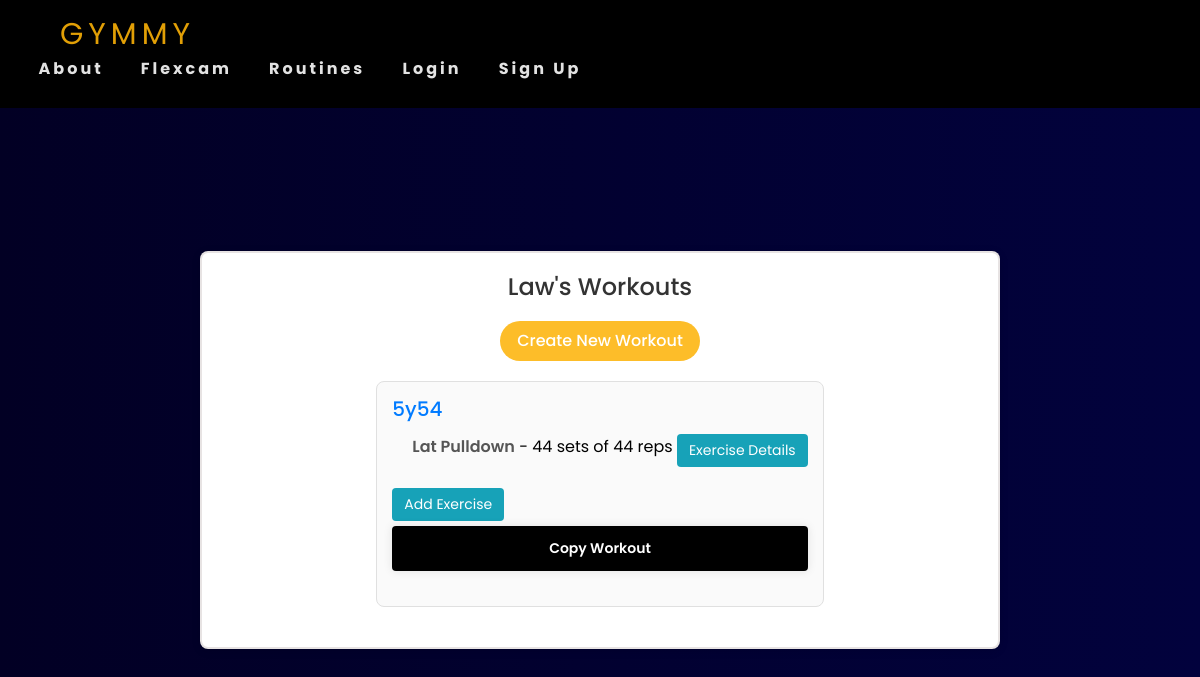
/my_workouts/Law/, run on the app's committed database.
### gymmy/models.py (models this page shows, shortened)
class Workout(models.Model):
    user = models.ForeignKey(User, on_delete=models.CASCADE, related_name='workouts')
    name = models.CharField(max_length=50)

class WorkoutExercise(models.Model):
    workout = models.ForeignKey(Workout, on_delete=models.CASCADE, related_name='exercises')
    routine = models.ForeignKey(Routines, on_delete=models.CASCADE)
    reps = models.PositiveIntegerField(default=1)
    sets = models.PositiveIntegerField(default=1)

class Routines(models.Model):
    routine = models.CharField(max_length=30)
    category = models.ForeignKey(Category, on_delete=models.CASCADE, default=1)
    description = models.CharField(max_length=500, default='', blank=True, null=True)
    image = models.ImageField(upload_to='uploads/routine/')
    favorites = models.ManyToManyField(User, related_name='favourite_routines', blank=True)
    instructions = models.TextField(blank=True, null=True)
    benefits = models.TextField(blank=True, null=True)
    popularity_count = models.PositiveIntegerField(default=0)
    class Meta:
        verbose_name_plural = 'routines'

### gymmy/views.py (the view, shortened to what this page needs)
# urls.py: path('my_workouts/', views.my_workouts, name='my_workouts'),
def my_workouts(request, username=None):
    if username:
        user = get_object_or_404(User, username=username)
    else:
        user = request.user
    workouts = Workout.objects.filter(user=user)
    routines = Routines.objects.all()
    return render(request, 'gymmy/my_workouts.html', {'workouts': workouts, 'profile_user': user, 'routines': routines})

### gymmy/templates/gymmy/my_workouts.html (shortened to what this page needs)
{% extends 'gymmy/base.html' %}
{% load static %}
{% block css %}<link rel="stylesheet" href="{% static 'css/myworkouts.css' %}">{% endblock %}
{% block content %}
<div class="profile-container">
    <h2>{{ profile_user.username }}'s Workouts</h2>
    <button id="create-workout-button" class="btn-create">Create New Workout</button>
    {% if workouts %}
        {% for workout in workouts %}
            <div class="workout">
                <h3>{{ workout.name }}</h3>
                <ul>
                    {% for exercise in workout.exercises.all %}
                        <li>
                            <strong>{{ exercise.routine.routine }}</strong> -
                            {{ exercise.sets }} sets of {{ exercise.reps }} reps
                            <a href="{% url 'exercise_details' exercise.routine.id %}" class="btn btn-info">Exercise Details</a>
                        </li>
                    {% empty %}
                        <li>No exercises added yet.</li>
                    {% endfor %}
                </ul>
                <button class="add-exercise-button btn btn-info" data-workout-id="{{ workout.id }}">Add Exercise</button>
                <form method="POST" action="{% url 'copy_workout' workout.id %}" style="display:inline;">
                    <button type="submit" class="btn btn-primary" onclick="return confirm('Are you sure you want to copy this workout?');">Copy Workout</button>
                </form>
            </div>
        {% endfor %}
    {% else %}
        <p>You have no workouts yet. Start creating your workouts!</p>
    {% endif %}
</div>
{% endblock %}

### gymmy/static/css/base.css (style rules this page uses)
* { padding: 0; margin: 0; box-sizing: border-box; }
li::marker { font-size: 3em; line-height: .1; }

### gymmy/static/css/profile.css (style rules this page uses)
* { margin: 0; padding: 0; box-sizing: border-box; font-family: "Poppins", sans-serif; }
.profile-container { width: 100%; max-width: 800px; background: #f9f9f9; border: 2px solid rgba(136, 118, 118, 0.2); backdrop-filter: blur(15px); box-shadow: 0 0 10px rgba(136, 118, 118, 0.2); color: #000; border-radius: 10px; padding: 30px; display: flex; flex-direction: column; align-items: center; }
.btn-primary { width: 100%; height: 45px; background: #000; border: none; outline: none; border-radius: 40px; box-shadow: 0 0 10px rgba(0, 0, 0, .1); cursor: pointer; color: #fff; font-weight: 600; margin-bottom: 20px; }

### gymmy/static/css/myworkouts.css (style rules this page uses)
* { padding: 0; margin: 0; box-sizing: border-box; }
.profile-container { max-width: 800px; margin: 0 auto; padding: 20px; background-color: #fff; border-radius: 8px; box-shadow: 0 2px 10px rgba(0, 0, 0, 0.1); }
h2 { margin-bottom: 20px; font-size: 24px; color: #333; text-align: center; }
.workout { margin-bottom: 20px; padding: 15px; border: 1px solid #e0e0e0; border-radius: 8px; background-color: #fafafa; }
.workout h3 { margin-top: 0; font-size: 20px; color: #007bff; }
.workout ul { padding-left: 20px; list-style-type: none; }
.workout ul li { margin-bottom: 10px; font-size: 16px; }
.workout ul li strong { font-weight: 600; color: #555; }
.btn { padding: 6px 12px; font-size: 14px; border-radius: 4px; cursor: pointer; text-decoration: none; display: inline-block; margin-top: 5px; }
.btn-info { background-color: #17a2b8; border: none; color: #fff; }
.btn-create { margin-bottom: 20px; border-radius: 20px; width: 200px; height: 40px; background: #fdbd29; border: none; color: white; font-weight: 500; cursor: pointer; }

### data on the page
Workout: name "5y54"
WorkoutExercise: routine.routine "Lat Pulldown", sets "44", reps "44"

### other printed values
{{ profile_user.username }} "Law"
